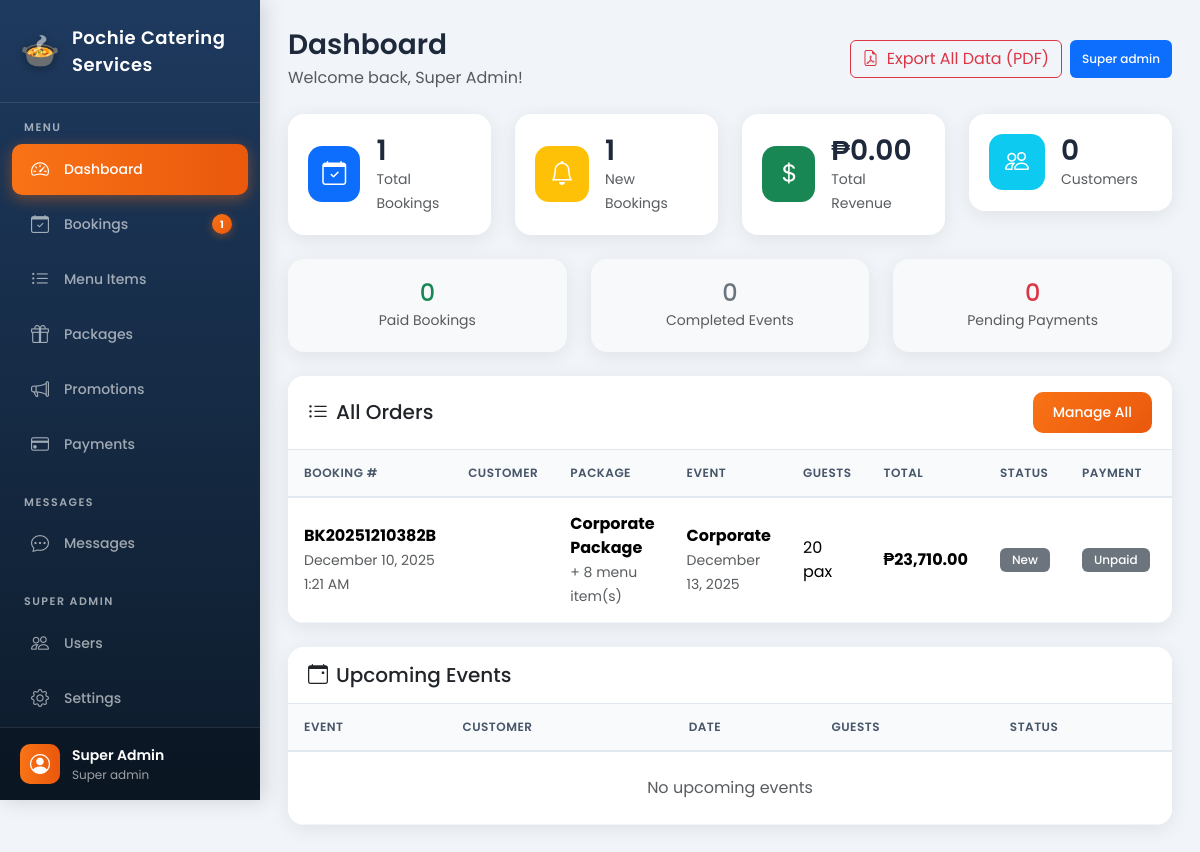
Page /admin/dashboard.php (signed in) on the committed database.
### tables this page shows
CREATE TABLE `bookings` (
  `id` int(11) NOT NULL,
  `booking_number` varchar(20) NOT NULL,
  `customer_id` int(11) DEFAULT NULL,
  `package_id` int(11) DEFAULT NULL,
  `event_type` varchar(100) DEFAULT NULL,
  `event_date` date NOT NULL,
  `event_time` time DEFAULT NULL,
  `venue_address` text NOT NULL,
  `number_of_guests` int(11) NOT NULL,
  `special_requests` text DEFAULT NULL,
  `total_amount` decimal(12,2) DEFAULT NULL,
  `status` enum('new','pending','negotiating','approved','paid','preparing','completed','cancelled') DEFAULT 'new',
  `payment_status` enum('unpaid','partial','paid') DEFAULT 'unpaid',
  `payment_method` varchar(50) DEFAULT NULL,
  `assigned_staff_id` int(11) DEFAULT NULL,
  `notes` text DEFAULT NULL,
  `created_at` timestamp NOT NULL DEFAULT current_timestamp(),
  `updated_at` timestamp NOT NULL DEFAULT current_timestamp() ON UPDATE current_timestamp()
);

CREATE TABLE `packages` (
  `id` int(11) NOT NULL,
  `name` varchar(100) NOT NULL,
  `description` text DEFAULT NULL,
  `base_price` decimal(10,2) NOT NULL,
  `min_pax` int(11) DEFAULT 50,
  `max_pax` int(11) DEFAULT 500,
  `image` varchar(255) DEFAULT NULL,
  `inclusions` text DEFAULT NULL,
  `is_active` tinyint(1) DEFAULT 1,
  `created_at` timestamp NOT NULL DEFAULT current_timestamp()
);

### admin/dashboard.php (the view, shortened to what this page needs)
<?php
require_once '../config/functions.php';
$totalBookings = $conn->query("SELECT COUNT(*) as count FROM bookings")->fetch_assoc()['count'];
$newBookings = $conn->query("SELECT COUNT(*) as count FROM bookings WHERE status = 'new'")->fetch_assoc()['count'];
$totalRevenue = $conn->query("SELECT SUM(total_amount) as total FROM bookings WHERE status = 'completed' OR payment_status = 'paid'")->fetch_assoc()['total'] ?? 0;
$totalCustomers = $conn->query("SELECT COUNT(*) as count FROM users WHERE role = 'customer'")->fetch_assoc()['count'];
$pendingPayments = $conn->query("SELECT COUNT(*) as count FROM payments WHERE status = 'pending'")->fetch_assoc()['count'];
$paidBookings = $conn->query("SELECT COUNT(*) as count FROM bookings WHERE payment_status = 'paid'")->fetch_assoc()['count'];
$completedBookings = $conn->query("SELECT COUNT(*) as count FROM bookings WHERE status = 'completed'")->fetch_assoc()['count'];
$allBookings = $conn->query("SELECT b.*, u.first_name, u.last_name, u.phone, p.name as package_name
                             FROM bookings b
                             LEFT JOIN users u ON b.customer_id = u.id
                             LEFT JOIN packages p ON b.package_id = p.id
                             ORDER BY b.created_at DESC");
$upcomingEvents = $conn->query("SELECT b.*, u.first_name, u.last_name, p.name as package_name
                                FROM bookings b
                                LEFT JOIN users u ON b.customer_id = u.id
                                LEFT JOIN packages p ON b.package_id = p.id
                                WHERE b.event_date >= CURDATE() AND b.status NOT IN ('cancelled', 'completed')
                                ORDER BY b.event_date ASC LIMIT 5");
?>
<!DOCTYPE html>
<html lang="en">
<head>
    <link href="https://cdn.jsdelivr.net/npm/bootstrap@5.3.2/dist/css/bootstrap.min.css" rel="stylesheet">
    <link href="https://cdn.jsdelivr.net/npm/bootstrap-icons@1.11.1/font/bootstrap-icons.css" rel="stylesheet">
</head>
<body>
    <?php include 'includes/sidebar.php'; ?>
    <div class="main-content">
        <div class="d-flex justify-content-between align-items-center mb-4">
            <div>
                <h3 class="mb-1">Dashboard</h3>
                <p class="text-muted mb-0">Welcome back, <?= htmlspecialchars($_SESSION['user_name']) ?>!</p>
            </div>
            <div class="d-flex gap-2">
                <a href="export_all_pdf.php" class="btn btn-outline-danger">
                    <i class="bi bi-file-earmark-pdf me-1"></i> Export All Data (PDF)
                </a>
                <span class="badge bg-primary d-flex align-items-center"><?= ucfirst(str_replace('_', ' ', getUserRole())) ?></span>
            </div>
        </div>
        <div class="row g-4 mb-4">
            <div class="col-md-6 col-lg-3">
                <div class="card stat-card">
                    <div class="card-body d-flex align-items-center">
                        <div class="stat-icon bg-primary text-white me-3">
                            <i class="bi bi-calendar-check"></i>
                        </div>
                        <div>
                            <h3 class="mb-0"><?= $totalBookings ?></h3>
                            <small class="text-muted">Total Bookings</small>
                        </div>
                    </div>
                </div>
            </div>
            <div class="col-md-6 col-lg-3">
                <div class="card stat-card">
                    <div class="card-body d-flex align-items-center">
                        <div class="stat-icon bg-warning text-white me-3">
                            <i class="bi bi-bell"></i>
                        </div>
                        <div>
                            <h3 class="mb-0"><?= $newBookings ?></h3>
                            <small class="text-muted">New Bookings</small>
                        </div>
                    </div>
                </div>
            </div>
            <div class="col-md-6 col-lg-3">
                <div class="card stat-card">
                    <div class="card-body d-flex align-items-center">
                        <div class="stat-icon bg-success text-white me-3">
                            <i class="bi bi-currency-dollar"></i>
                        </div>
                        <div>
                            <h3 class="mb-0"><?= formatPrice($totalRevenue) ?></h3>
                            <small class="text-muted">Total Revenue</small>
                        </div>
                    </div>
                </div>
            </div>
            <div class="col-md-6 col-lg-3">
                <div class="card stat-card">
                    <div class="card-body d-flex align-items-center">
                        <div class="stat-icon bg-info text-white me-3">
                            <i class="bi bi-people"></i>
                        </div>
                        <div>
                            <h3 class="mb-0"><?= $totalCustomers ?></h3>
                            <small class="text-muted">Customers</small>
                        </div>
                    </div>
                </div>
            </div>
        </div>
        <div class="row g-4 mb-4">
            <div class="col-md-4">
                <div class="card stat-card bg-light">
                    <div class="card-body text-center">
                        <h4 class="text-success mb-0"><?= $paidBookings ?></h4>
                        <small class="text-muted">Paid Bookings</small>
                    </div>
                </div>
            </div>
            <div class="col-md-4">
                <div class="card stat-card bg-light">
                    <div class="card-body text-center">
                        <h4 class="text-secondary mb-0"><?= $completedBookings ?></h4>
                        <small class="text-muted">Completed Events</small>
                    </div>
                </div>
            </div>
            <div class="col-md-4">
                <div class="card stat-card bg-light">
                    <div class="card-body text-center">
                        <h4 class="text-danger mb-0"><?= $pendingPayments ?></h4>
                        <small class="text-muted">Pending Payments</small>
                    </div>
                </div>
            </div>
        </div>
        <div class="card mb-4">
            <div class="card-header d-flex justify-content-between align-items-center">
                <h5 class="mb-0"><i class="bi bi-list-ul me-2"></i>All Orders</h5>
                <a href="<?= adminUrl('bookings.php') ?>" class="btn btn-sm btn-primary">Manage All</a>
            </div>
            <div class="card-body p-0">
                <div class="table-responsive">
                    <table class="table table-hover mb-0">
                        <thead class="table-light">
                            <tr>
                                <th>Booking #</th>
                                <th>Customer</th>
                                <th>Package</th>
                                <th>Event</th>
                                <th>Guests</th>
                                <th>Total</th>
                                <th>Status</th>
                                <th>Payment</th>
                                <th>Actions</th>
                            </tr>
                        </thead>
                        <tbody>
                            <?php if ($allBookings && $allBookings->num_rows > 0): ?>
                            <?php while($b = $allBookings->fetch_assoc()):
                                $menuItems = $conn->query("SELECT mi.name, bmi.quantity FROM booking_menu_items bmi
                                                          LEFT JOIN menu_items mi ON bmi.menu_item_id = mi.id
                                                          WHERE bmi.booking_id = " . $b['id']);
                                $menuList = [];
                                while($mi = $menuItems->fetch_assoc()) {
                                    $menuList[] = $mi['name'] . ' x' . $mi['quantity'];
                                }
                            ?>
                            <tr>
                                <td>
                                    <strong><?= $b['booking_number'] ?></strong><br>
                                    <small class="text-muted"><?= formatDateTime($b['created_at']) ?></small>
                                </td>
                                <td>
                                    <?= htmlspecialchars($b['first_name'] . ' ' . $b['last_name']) ?><br>
                                </td>
                                <td>
                                    <strong><?= htmlspecialchars($b['package_name'] ?? 'N/A') ?></strong>
                                    <?php if (!empty($menuList)): ?>
                                    <br><small class="text-muted" title="<?= implode(', ', $menuList) ?>">
                                        + <?= count($menuList) ?> menu item(s)
                                    </small>
                                    <?php endif; ?>
                                </td>
                                <td>
                                    <strong><?= htmlspecialchars($b['event_type']) ?></strong><br>
                                    <small class="text-muted"><?= formatDate($b['event_date']) ?></small>
                                </td>
                                <td><?= $b['number_of_guests'] ?> pax</td>
                                <td><strong><?= formatPrice($b['total_amount']) ?></strong></td>
                                <td><?= getStatusBadge($b['status']) ?></td>
                                <td><?= getPaymentBadge($b['payment_status']) ?></td>
                                <td>
                                </td>
                            </tr>
                            <?php endwhile; ?>
                            <?php else: ?>
                            <tr><td colspan="9" class="text-center text-muted py-4">No bookings yet</td></tr>
                            <?php endif; ?>
                        </tbody>
                    </table>
                </div>
            </div>
        </div>
        <div class="card">
            <div class="card-header">
                <h5 class="mb-0"><i class="bi bi-calendar-event me-2"></i>Upcoming Events</h5>
            </div>
            <div class="card-body p-0">
                <div class="table-responsive">
                    <table class="table table-hover mb-0">
                        <thead class="table-light">
                            <tr>
                                <th>Event</th>
                                <th>Customer</th>
                                <th>Date</th>
                                <th>Guests</th>
                                <th>Status</th>
                            </tr>
                        </thead>
                        <tbody>
                            <?php if ($upcomingEvents && $upcomingEvents->num_rows > 0): ?>
                            <?php while($e = $upcomingEvents->fetch_assoc()): ?>
                            <tr>
                                <td>
                                    <strong><?= htmlspecialchars($e['event_type']) ?></strong><br>
                                    <small class="text-muted"><?= $e['package_name'] ?></small>
                                </td>
                                <td><?= $e['first_name'] . ' ' . $e['last_name'] ?></td>
                                <td><?= formatDate($e['event_date']) ?></td>
                                <td><?= $e['number_of_guests'] ?> pax</td>
                                <td><?= getStatusBadge($e['status']) ?></td>
                            </tr>
                            <?php endwhile; ?>
                            <?php else: ?>
                            <tr><td colspan="5" class="text-center text-muted py-4">No upcoming events</td></tr>
                            <?php endif; ?>
                        </tbody>
                    </table>
                </div>
            </div>
        </div>
    </div>
</body>
</html>

### config/functions.php (shortened to what this page needs)
<?php
function adminUrl($path) {
    return BASE_URL . '/admin/' . ltrim($path, '/');
}
function getUserRole() {
    return $_SESSION['user_role'] ?? null;
}
function formatPrice($price) {
    return '₱' . number_format($price, 2);
}
function formatDate($date) {
    return date('F j, Y', strtotime($date));
}
function formatDateTime($datetime) {
    return date('F j, Y g:i A', strtotime($datetime));
}
function getStatusBadge($status) {
    $badges = [
        'new' => '<span class="badge bg-info">New</span>',
        'pending' => '<span class="badge bg-warning">Pending</span>',
        'negotiating' => '<span class="badge bg-primary">Negotiating</span>',
        'approved' => '<span class="badge bg-success">Approved</span>',
        'paid' => '<span class="badge bg-success">Paid</span>',
        'preparing' => '<span class="badge bg-info">Preparing</span>',
        'completed' => '<span class="badge bg-secondary">Completed</span>',
        'cancelled' => '<span class="badge bg-danger">Cancelled</span>'
    ];
    return $badges[$status] ?? '<span class="badge bg-secondary">' . ucfirst($status) . '</span>';
}
function getPaymentBadge($status) {
    $badges = [
        'unpaid' => '<span class="badge bg-danger">Unpaid</span>',
        'partial' => '<span class="badge bg-warning">Partial</span>',
        'paid' => '<span class="badge bg-success">Paid</span>'
    ];
    return $badges[$status] ?? '<span class="badge bg-secondary">' . ucfirst($status) . '</span>';
}
function getAdminNotificationCounts($conn) {
    $userId = $_SESSION['user_id'] ?? 0;
    $unreadMessages = $conn->query("
        SELECT COUNT(*) as count FROM chat_messages
        WHERE sender_id != $userId AND is_read = 0
    ")->fetch_assoc()['count'] ?? 0;
    $newBookings = $conn->query("
        SELECT COUNT(*) as count FROM bookings WHERE status = 'new'
    ")->fetch_assoc()['count'] ?? 0;
    $pendingPayments = $conn->query("
        SELECT COUNT(*) as count FROM payments WHERE status = 'pending'
    ")->fetch_assoc()['count'] ?? 0;
    return [
        'messages' => $unreadMessages,
        'new_bookings' => $newBookings,
        'pending_payments' => $pendingPayments,
        'total' => $unreadMessages + $newBookings + $pendingPayments
    ];
}
?>

### rows in the picture
bookings: booking_number "BK20251210382B", created_at "December 10, 2025 1:21 AM", package.name "Corporate Package", count($menuList) "8", event_type "Corporate", event_date "December 13, 2025", number_of_guests "20", total_amount "₱23,710.00", status "New", payment_status "Unpaid"

### other values in the picture
$sidebarSiteName "Pochie Catering Services"
$adminNotifs['new_bookings'] "1"
$_SESSION['user_name'] "Super Admin"
str_replace('_', ' ', getUserRole()) "Super admin"
$totalBookings "1"
$newBookings "1"
formatPrice($totalRevenue) "₱0.00"
$totalCustomers "0"
$paidBookings "0"
$completedBookings "0"
$pendingPayments "0"
